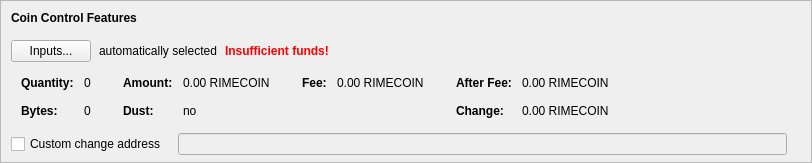
    <widget class="QFrame" name="frameCoinControl">
     <property name="sizePolicy">
      <sizepolicy hsizetype="Expanding" vsizetype="Expanding">
       <horstretch>0</horstretch>
       <verstretch>0</verstretch>
      </sizepolicy>
     </property>
     <property name="maximumSize">
      <size>
       <width>16777215</width>
       <height>16777215</height>
      </size>
     </property>
     <property name="frameShape">
      <enum>QFrame::StyledPanel</enum>
     </property>
     <property name="frameShadow">
      <enum>QFrame::Sunken</enum>
     </property>
     <layout class="QVBoxLayout" name="verticalLayoutCoinControl2">
      <property name="spacing">
       <number>0</number>
      </property>
      <property name="leftMargin">
       <number>0</number>
      </property>
      <property name="topMargin">
       <number>0</number>
      </property>
      <property name="rightMargin">
       <number>0</number>
      </property>
      <property name="bottomMargin">
       <number>6</number>
      </property>
      <item>
       <layout class="QVBoxLayout" name="verticalLayoutCoinControl" stretch="0,0,0,0,1">
        <property name="spacing">
         <number>0</number>
        </property>
        <property name="leftMargin">
         <number>10</number>
        </property>
        <property name="topMargin">
         <number>10</number>
        </property>
        <item>
         <layout class="QHBoxLayout" name="horizontalLayoutCoinControl1">
          <property name="bottomMargin">
           <number>15</number>
          </property>
          <item>
           <widget class="QLabel" name="labelCoinControlFeatures">
            <property name="sizePolicy">
             <sizepolicy hsizetype="Preferred" vsizetype="Maximum">
              <horstretch>0</horstretch>
              <verstretch>0</verstretch>
             </sizepolicy>
            </property>
            <property name="font">
             <font>
              <weight>75</weight>
              <bold>true</bold>
             </font>
            </property>
            <property name="styleSheet">
             <string notr="true">font-weight:bold;</string>
            </property>
            <property name="text">
             <string>Coin Control Features</string>
            </property>
           </widget>
          </item>
         </layout>
        </item>
        <item>
         <layout class="QHBoxLayout" name="horizontalLayoutCoinControl2" stretch="0,0,0,0">
          <property name="spacing">
           <number>8</number>
          </property>
          <property name="bottomMargin">
           <number>10</number>
          </property>
          <item>
           <widget class="QPushButton" name="pushButtonCoinControl">
            <property name="styleSheet">
             <string notr="true"/>
            </property>
            <property name="text">
             <string>Inputs...</string>
            </property>
            <property name="autoDefault">
             <bool>false</bool>
            </property>
           </widget>
          </item>
          <item>
           <widget class="QLabel" name="labelCoinControlAutomaticallySelected">
            <property name="text">
             <string>automatically selected</string>
            </property>
            <property name="margin">
             <number>5</number>
            </property>
           </widget>
          </item>
          <item>
           <widget class="QLabel" name="labelCoinControlInsuffFunds">
            <property name="font">
             <font>
              <weight>75</weight>
              <bold>true</bold>
             </font>
            </property>
            <property name="styleSheet">
             <string notr="true">color:red;font-weight:bold;</string>
            </property>
            <property name="text">
             <string>Insufficient funds!</string>
            </property>
            <property name="margin">
             <number>5</number>
            </property>
           </widget>
          </item>
          <item>
           <spacer name="horizontalSpacerCoinControl">
            <property name="orientation">
             <enum>Qt::Horizontal</enum>
            </property>
            <property name="sizeHint" stdset="0">
             <size>
              <width>40</width>
              <height>1</height>
             </size>
            </property>
           </spacer>
          </item>
         </layout>
        </item>
        <item>
         <widget class="QWidget" name="widgetCoinControl" native="true">
          <property name="sizePolicy">
           <sizepolicy hsizetype="Preferred" vsizetype="Preferred">
            <horstretch>0</horstretch>
            <verstretch>0</verstretch>
           </sizepolicy>
          </property>
          <property name="minimumSize">
           <size>
            <width>0</width>
            <height>0</height>
           </size>
          </property>
          <property name="styleSheet">
           <string notr="true"/>
          </property>
          <layout class="QHBoxLayout" name="horizontalLayoutCoinControl5">
           <property name="leftMargin">
            <number>0</number>
           </property>
           <property name="topMargin">
            <number>0</number>
           </property>
           <property name="rightMargin">
            <number>0</number>
           </property>
           <property name="bottomMargin">
            <number>0</number>
           </property>
           <item>
            <layout class="QHBoxLayout" name="horizontalLayoutCoinControl3" stretch="0,0,0,1">
             <property name="spacing">
              <number>20</number>
             </property>
             <property name="topMargin">
              <number>0</number>
             </property>
             <property name="bottomMargin">
              <number>10</number>
             </property>
             <item>
              <layout class="QFormLayout" name="formLayoutCoinControl1">
               <property name="horizontalSpacing">
                <number>10</number>
               </property>
               <property name="verticalSpacing">
                <number>14</number>
               </property>
               <property name="leftMargin">
                <number>10</number>
               </property>
               <property name="topMargin">
                <number>4</number>
               </property>
               <property name="rightMargin">
                <number>6</number>
               </property>
               <item row="0" column="0">
                <widget class="QLabel" name="labelCoinControlQuantityText">
                 <property name="font">
                  <font>
                   <weight>75</weight>
                   <bold>true</bold>
                  </font>
                 </property>
                 <property name="text">
                  <string>Quantity:</string>
                 </property>
                 <property name="margin">
                  <number>0</number>
                 </property>
                </widget>
               </item>
               <item row="0" column="1">
                <widget class="QLabel" name="labelCoinControlQuantity">
                 <property name="cursor">
                  <cursorShape>IBeamCursor</cursorShape>
                 </property>
                 <property name="contextMenuPolicy">
                  <enum>Qt::ActionsContextMenu</enum>
                 </property>
                 <property name="text">
                  <string notr="true">0</string>
                 </property>
                 <property name="margin">
                  <number>0</number>
                 </property>
                 <property name="textInteractionFlags">
                  <set>Qt::LinksAccessibleByMouse|Qt::TextSelectableByKeyboard|Qt::TextSelectableByMouse</set>
                 </property>
                </widget>
               </item>
               <item row="1" column="0">
                <widget class="QLabel" name="labelCoinControlBytesText">
                 <property name="font">
                  <font>
                   <weight>75</weight>
                   <bold>true</bold>
                  </font>
                 </property>
                 <property name="text">
                  <string>Bytes:</string>
                 </property>
                </widget>
               </item>
               <item row="1" column="1">
                <widget class="QLabel" name="labelCoinControlBytes">
                 <property name="cursor">
                  <cursorShape>IBeamCursor</cursorShape>
                 </property>
                 <property name="contextMenuPolicy">
                  <enum>Qt::ActionsContextMenu</enum>
                 </property>
                 <property name="text">
                  <string notr="true">0</string>
                 </property>
                 <property name="textInteractionFlags">
                  <set>Qt::LinksAccessibleByMouse|Qt::TextSelectableByKeyboard|Qt::TextSelectableByMouse</set>
                 </property>
                </widget>
               </item>
              </layout>
             </item>
             <item>
              <layout class="QFormLayout" name="formLayoutCoinControl2">
               <property name="horizontalSpacing">
                <number>10</number>
               </property>
               <property name="verticalSpacing">
                <number>14</number>
               </property>
               <property name="leftMargin">
                <number>6</number>
               </property>
               <property name="topMargin">
                <number>4</number>
               </property>
               <property name="rightMargin">
                <number>6</number>
               </property>
               <item row="0" column="0">
                <widget class="QLabel" name="labelCoinControlAmountText">
                 <property name="font">
                  <font>
                   <weight>75</weight>
                   <bold>true</bold>
                  </font>
                 </property>
                 <property name="text">
                  <string>Amount:</string>
                 </property>
                 <property name="margin">
                  <number>0</number>
                 </property>
                </widget>
               </item>
               <item row="0" column="1">
                <widget class="QLabel" name="labelCoinControlAmount">
                 <property name="cursor">
                  <cursorShape>IBeamCursor</cursorShape>
                 </property>
                 <property name="contextMenuPolicy">
                  <enum>Qt::ActionsContextMenu</enum>
                 </property>
                 <property name="text">
                  <string notr="true">0.00 RIMECOIN</string>
                 </property>
                 <property name="textInteractionFlags">
                  <set>Qt::LinksAccessibleByMouse|Qt::TextSelectableByKeyboard|Qt::TextSelectableByMouse</set>
                 </property>
                </widget>
               </item>
               <item row="1" column="0">
                <widget class="QLabel" name="labelCoinControlLowOutputText">
                 <property name="font">
                  <font>
                   <weight>75</weight>
                   <bold>true</bold>
                  </font>
                 </property>
                 <property name="text">
                  <string>Dust:</string>
                 </property>
                </widget>
               </item>
               <item row="1" column="1">
                <widget class="QLabel" name="labelCoinControlLowOutput">
                 <property name="cursor">
                  <cursorShape>IBeamCursor</cursorShape>
                 </property>
                 <property name="contextMenuPolicy">
                  <enum>Qt::ActionsContextMenu</enum>
                 </property>
                 <property name="text">
                  <string notr="true">no</string>
                 </property>
                 <property name="textInteractionFlags">
                  <set>Qt::LinksAccessibleByMouse|Qt::TextSelectableByKeyboard|Qt::TextSelectableByMouse</set>
                 </property>
                </widget>
               </item>
              </layout>
             </item>
             <item>
              <layout class="QFormLayout" name="formLayoutCoinControl3">
               <property name="horizontalSpacing">
                <number>10</number>
               </property>
               <property name="verticalSpacing">
                <number>14</number>
               </property>
               <property name="leftMargin">
                <number>6</number>
               </property>
               <property name="topMargin">
                <number>4</number>
               </property>
               <property name="rightMargin">
                <number>6</number>
               </property>
               <item row="0" column="0">
                <widget class="QLabel" name="labelCoinControlFeeText">
                 <property name="font">
                  <font>
                   <weight>75</weight>
                   <bold>true</bold>
                  </font>
                 </property>
                 <property name="text">
                  <string>Fee:</string>
                 </property>
                 <property name="margin">
                  <number>0</number>
                 </property>
                </widget>
               </item>
               <item row="0" column="1">
                <widget class="QLabel" name="labelCoinControlFee">
                 <property name="cursor">
                  <cursorShape>IBeamCursor</cursorShape>
                 </property>
                 <property name="contextMenuPolicy">
                  <enum>Qt::ActionsContextMenu</enum>
                 </property>
                 <property name="text">
                  <string notr="true">0.00 RIMECOIN</string>
                 </property>
                 <property name="textInteractionFlags">
                  <set>Qt::LinksAccessibleByMouse|Qt::TextSelectableByKeyboard|Qt::TextSelectableByMouse</set>
                 </property>
                </widget>
               </item>
             </layout>
             </item>
             <item>
              <layout class="QFormLayout" name="formLayoutCoinControl4">
               <property name="horizontalSpacing">
                <number>10</number>
               </property>
               <property name="verticalSpacing">
                <number>14</number>
               </property>
               <property name="leftMargin">
                <number>6</number>
               </property>
               <property name="topMargin">
                <number>4</number>
               </property>
               <property name="rightMargin">
                <number>6</number>
               </property>
               <item row="0" column="0">
                <widget class="QLabel" name="labelCoinControlAfterFeeText">
                 <property name="font">
                  <font>
                   <weight>75</weight>
                   <bold>true</bold>
                  </font>
                 </property>
                 <property name="text">
                  <string>After Fee:</string>
                 </property>
                 <property name="margin">
                  <number>0</number>
                 </property>
                </widget>
               </item>
               <item row="0" column="1">
                <widget class="QLabel" name="labelCoinControlAfterFee">
                 <property name="cursor">
                  <cursorShape>IBeamCursor</cursorShape>
                 </property>
                 <property name="contextMenuPolicy">
                  <enum>Qt::ActionsContextMenu</enum>
                 </property>
                 <property name="text">
                  <string notr="true">0.00 RIMECOIN</string>
                 </property>
                 <property name="textInteractionFlags">
                  <set>Qt::LinksAccessibleByMouse|Qt::TextSelectableByKeyboard|Qt::TextSelectableByMouse</set>
                 </property>
                </widget>
               </item>
               <item row="1" column="0">
                <widget class="QLabel" name="labelCoinControlChangeText">
                 <property name="font">
                  <font>
                   <weight>75</weight>
                   <bold>true</bold>
                  </font>
                 </property>
                 <property name="text">
                  <string>Change:</string>
                 </property>
                </widget>
               </item>
               <item row="1" column="1">
                <widget class="QLabel" name="labelCoinControlChange">
                 <property name="cursor">
                  <cursorShape>IBeamCursor</cursorShape>
                 </property>
                 <property name="contextMenuPolicy">
                  <enum>Qt::ActionsContextMenu</enum>
                 </property>
                 <property name="text">
                  <string notr="true">0.00 RIMECOIN</string>
                 </property>
                 <property name="textInteractionFlags">
                  <set>Qt::LinksAccessibleByMouse|Qt::TextSelectableByKeyboard|Qt::TextSelectableByMouse</set>
                 </property>
                </widget>
               </item>
              </layout>
             </item>
            </layout>
           </item>
          </layout>
         </widget>
        </item>
        <item>
         <layout class="QHBoxLayout" name="horizontalLayoutCoinControl4" stretch="0,0,0">
          <property name="spacing">
           <number>12</number>
          </property>
          <property name="sizeConstraint">
           <enum>QLayout::SetDefaultConstraint</enum>
          </property>
          <property name="topMargin">
           <number>5</number>
          </property>
          <property name="rightMargin">
           <number>5</number>
          </property>
          <item>
           <widget class="QCheckBox" name="checkBoxCoinControlChange">
            <property name="toolTip">
             <string>If this is activated, but the change address is empty or invalid, change will be sent to a newly generated address.</string>
            </property>
            <property name="text">
             <string>Custom change address</string>
            </property>
           </widget>
          </item>
          <item>
           <widget class="QValidatedLineEdit" name="lineEditCoinControlChange">
            <property name="enabled">
             <bool>false</bool>
            </property>
            <property name="sizePolicy">
             <sizepolicy hsizetype="Expanding" vsizetype="Fixed">
              <horstretch>0</horstretch>
              <verstretch>0</verstretch>
             </sizepolicy>
            </property>
           </widget>
          </item>
          <item>
           <widget class="QLabel" name="labelCoinControlChangeLabel">
            <property name="sizePolicy">
             <sizepolicy hsizetype="Preferred" vsizetype="Expanding">
              <horstretch>0</horstretch>
              <verstretch>0</verstretch>
             </sizepolicy>
            </property>
            <property name="minimumSize">
             <size>
              <width>0</width>
              <height>0</height>
             </size>
            </property>
            <property name="text">
             <string/>
            </property>
            <property name="margin">
             <number>3</number>
            </property>
           </widget>
          </item>
         </layout>
        </item>
        <item>
         <spacer name="verticalSpacerCoinControl">
          <property name="orientation">
           <enum>Qt::Vertical</enum>
          </property>
          <property name="sizeHint" stdset="0">
           <size>
            <width>800</width>
            <height>1</height>
           </size>
          </property>
         </spacer>
        </item>
       </layout>
      </item>
     </layout>
    </widget>
